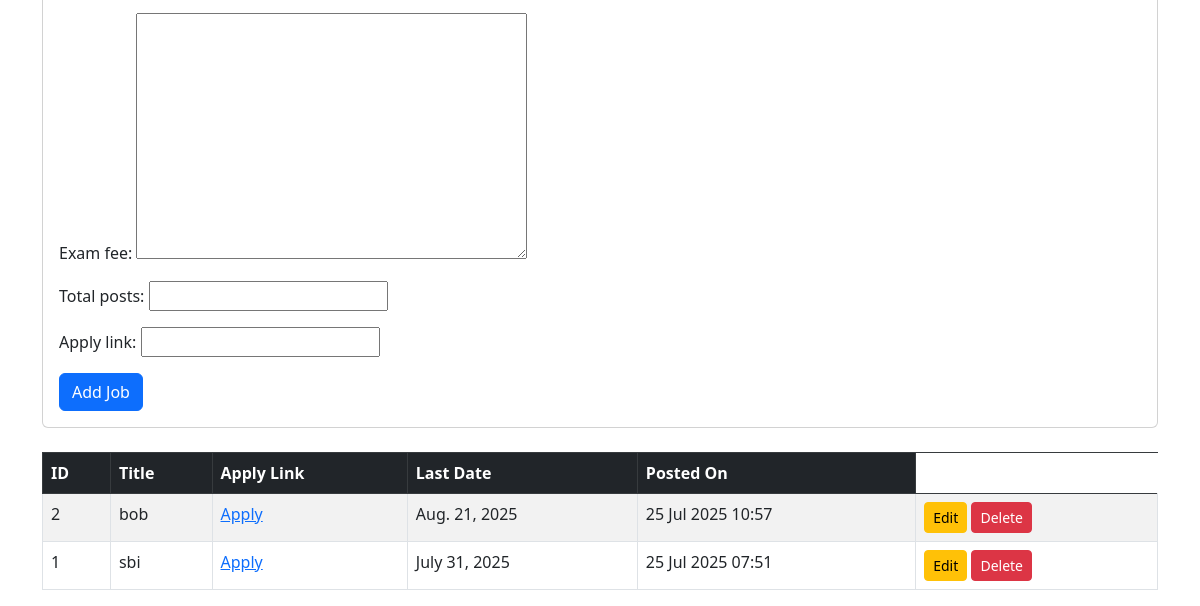
The page /dashboard/jobs/ (signed in, lower part) on the database as committed earlier.
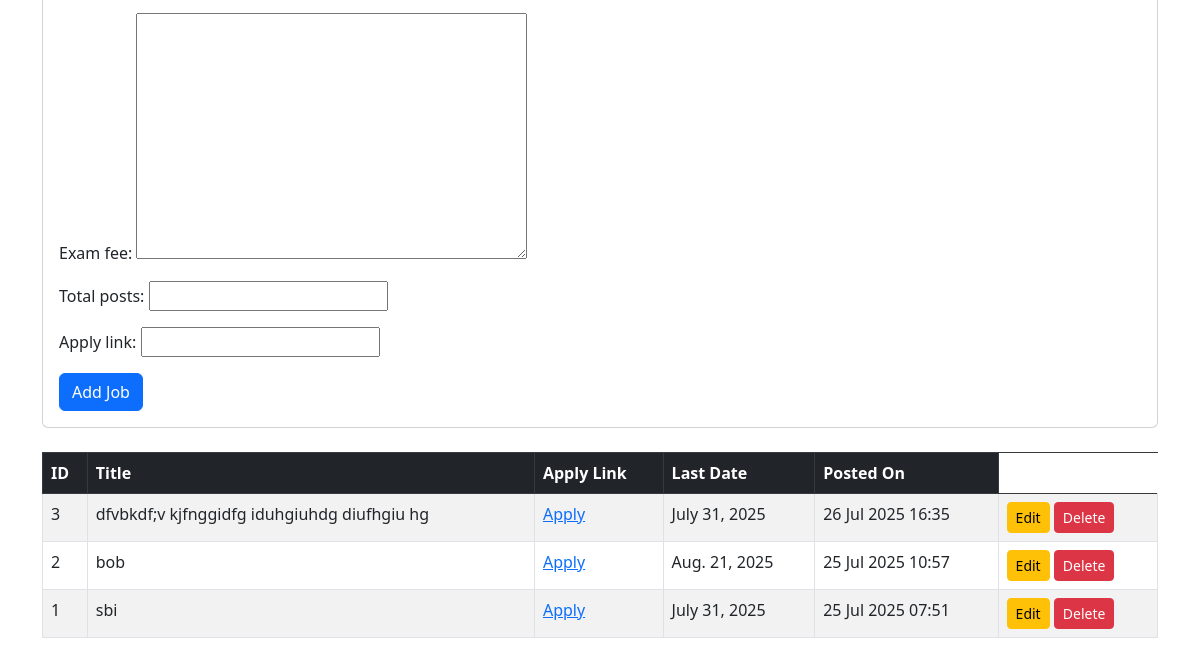
The same page on the database as committed later.
### core/models.py (models this page shows, shortened)
class JobPost(models.Model):
    title =  models.CharField(max_length=200)
    category = models.CharField(max_length=100)
    description = models.TextField()
    last_date = models.DateField()
    how_to_apply = models.TextField(blank=True, null=True)
    important_links = models.TextField(blank=True, null=True)
    important_dates = models.TextField(blank=True, null=True)
    eligibility = models.TextField(blank=True, null=True)
    age_limit = models.TextField(blank=True, null=True)
    exam_fee = models.TextField(blank=True, null=True)
    total_posts = models.CharField(max_length=50, blank=True)
    apply_link = models.URLField()
    posted_on = models.DateTimeField(auto_now=True)

### core/views.py (the view)
# urls.py: path('dashboard/jobs/', views.manage_jobs, name='manage_jobs'),
@login_required
def manage_jobs(request):
    jobs = JobPost.objects.all().order_by('-posted_on')
    if request.method == 'POST':
        form = JobPostForm(request.POST)
        if form.is_valid():
            form.save()
            emails = Subscriber.objects.values_list('email', flat=True)
            subject = f"🆕 New Job Posted: {job.title}"
            message = f"New job is now live: {job.title}\nApply here: {job.apply_link}"
            send_notification(subject, message, list(emails))
            return redirect('manage_jobs')
    else:
        form = JobPostForm()
    return render(request, 'dashboard/manage_jobs.html', {
        'jobs': jobs,
        'form': form
    })

### core/forms.py
class JobPostForm(forms.ModelForm):
    class Meta:
        model = JobPost
        fields = ['title', 'category', 'description', 'last_date',
            'how_to_apply', 'important_links', 'important_dates',
            'eligibility', 'age_limit', 'exam_fee', 'total_posts',
            'apply_link']
        widgets = {
            'last_date': forms.DateInput(attrs={'type': 'date'}),
        }

### core/templates/dashboard/manage_jobs.html (shortened to what this page needs)
{% extends "dashboard/dashboard_base.html" %}
{% block content %}
<div class="card mb-4">
    <div class="card-body">
        <form method="post">
            {{ form.as_p }}
            <button type="submit" class="btn btn-primary">Add Job</button>
        </form>
    </div>
</div>
<table class="table table-bordered table-striped">
    <thead class="table-dark">
        <tr>
            <th>ID</th>
            <th>Title</th>
            <th>Apply Link</th>
            <th>Last Date</th>
            <th>Posted On</th>
        </tr>
    </thead>
    <tbody>
        {% for job in jobs %}
        <tr>
            <td>{{ job.id }}</td>
            <td>{{ job.title }}</td>
            <td><a href="{{ job.apply_link }}" target="_blank">Apply</a></td>
            <td>{{ job.last_date }}</td>
            <td>{{ job.posted_on|date:"d M Y H:i" }}</td>
            <td>
    <a href="{% url 'edit_job' job.id %}" class="btn btn-sm btn-warning">Edit</a>
    <a href="{% url 'delete_job' job.id %}" class="btn btn-sm btn-danger"
       onclick="return confirm('Are you sure to delete this job?');">Delete</a>
</td>
        </tr>
        {% empty %}
        <tr><td colspan="5">No job posts available.</td></tr>
        {% endfor %}
    </tbody>
</table>
{% endblock %}

Rows that differ between the two databases and show on the page:
added JobPost: id "3", title "dfvbkdf;v kjfnggidfg iduhgiuhdg diufhgiu hg", last_date "July 31, 2025", posted_on "26 Jul 2025 16:35"
